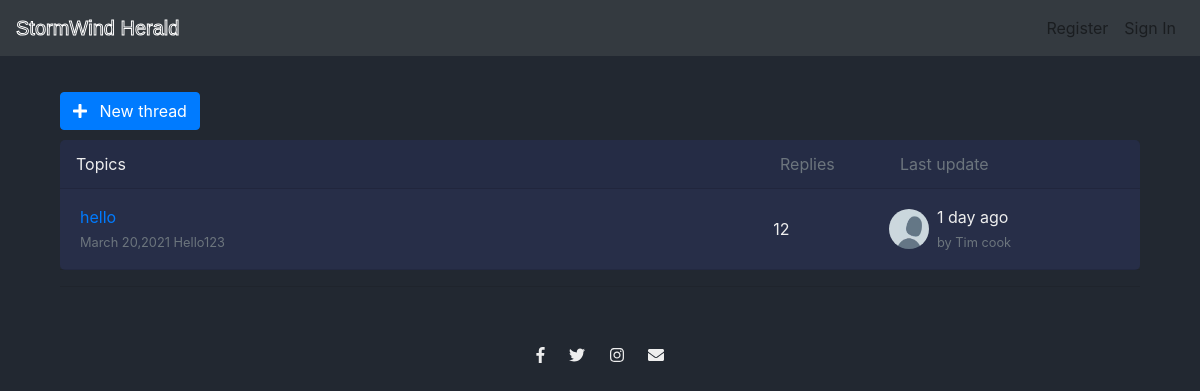
The app's page /Category/Classes/, older data.
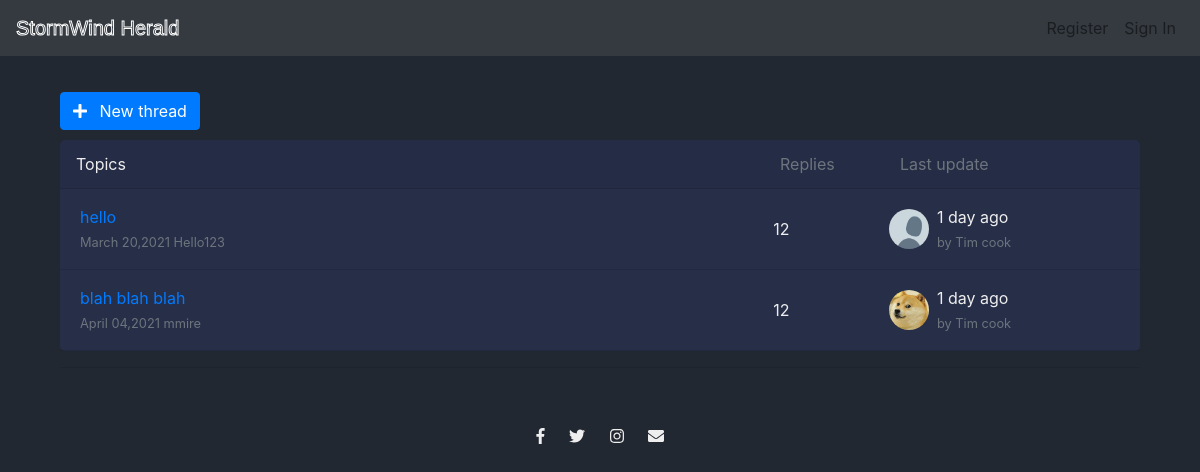
The same page, newer data.
### stormwind/models.py (models this page shows, shortened)
class Thread(models.Model):
	member = models.ForeignKey(User,on_delete=models.CASCADE)
	title = models.CharField(max_length=155)
	content = HTMLField(blank=True,null=True)
	date_created = models.DateTimeField(default=timezone.now)
	category = models.CharField(max_length=155)
	likes = models.ManyToManyField(User,related_name='likes')

### users/models.py (models this page shows, shortened)
class Profile(models.Model):
	user = models.OneToOneField(U,on_delete=models.CASCADE)
	profile_pic = models.ImageField(default='default.jpg',upload_to='profile_pictures')

### stormwind/views.py (the view)
# urls.py: path('Category/<str:category>/',views.Categories,name='categories'),
def Categories(request,category):
	category_objects = Thread.objects.filter(category=category)
	if not category_objects:
		return HttpResponseNotFound('<h1>Page not found</h1>')
	else:
		category_objects = Thread.objects.filter(category=category)
		return render(request,'stormwind/categories.html',{'cats':category,
										     'category_objects':category_objects})

### stormwind/templates/stormwind/categories.html (shortened to what this page needs)
{% extends "stormwind/base.html" %}
{% block content %}
<div class="container-fluid mt-100">
  <div class="d-flex flex-wrap justify-content-between">
    <div> <a href="{% url 'create-thread' %}" class="btn btn-shadow btn-wide btn-primary"> <span class="btn-icon-wrapper pr-2 opacity-7"> <i class="fa fa-plus fa-w-20"></i> </span> New thread </a> </div>
    <br>
    <br>
  </div>
  <div class="card mb-3">
    <div class="card-header pl-0 pr-0">
      <div class="row no-gutters w-100 align-items-center">
        <div class="col ml-3">Topics</div>
        <div class="col-4 text-muted">
          <div class="row no-gutters align-items-center">
            <div class="col-4">Replies</div>
            <div class="col-8">Last update</div>
          </div>
        </div>
      </div>
    </div>
    {% for t in category_objects %}
    <div class="card-body py-3">
      <div class="row no-gutters align-items-center">
        <div class="col"> <a href="{% url 'detail-view' t.id %}" class="text-big" data-abc="true">
            {% if t.title|length > 40 %}
            {{ t.title|slice:":40"|safe}}
            {% else %}
            {{ t.title }}
            {% endif %}
          </a>
          <div class="text-muted small mt-1">{{ t.date_created|date:"F d,Y" }} <a href="javascript:void(0)" class="text-muted" data-abc="true">{{ t.member }}</a></div>
        </div>
        <div class="d-none d-md-block col-4">
          <div class="row no-gutters align-items-center">
            <div class="col-4">12</div>
            <div class="media col-8 align-items-center"> <img src="{{ t.member.profile.profile_pic.url }}" width="40" height="40" alt="" class="d-block ui-w-30 rounded-circle">
              <div class="media-body flex-truncate ml-2">
                <div class="line-height-1 text-truncate">1 day ago</div> <a href="javascript:void(0)" class="text-muted small text-truncate" data-abc="true">by Tim cook</a>
              </div>
            </div>
          </div>
        </div>
      </div>
    </div>
    <hr class="m-0">
    {% endfor %}
  </div>
  <hr>
  {% endblock content %}

Row changes from the older to the newer data that the page shows:
added Thread: title "blah blah blah", date_created "April 04,2021", member "mmire", member.profile.profile_pic (picture)
